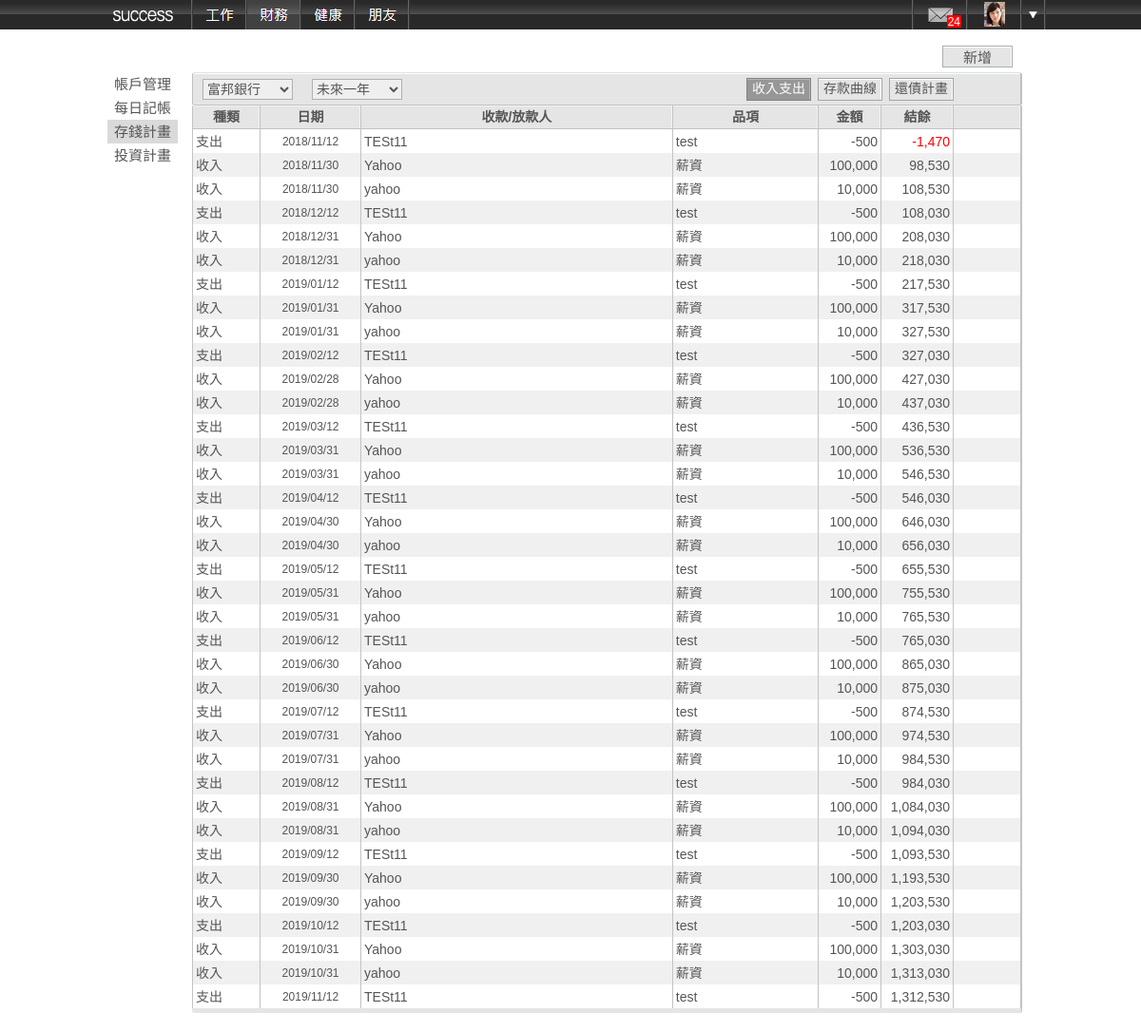
Screenshot of /code/success_project/index.php?dept=finance&ma=saving with the database file from the repository.
### tables this page shows
CREATE TABLE `savings` (
  `user_id` int(10) unsigned NOT NULL,
  `account_id` bigint(20) unsigned NOT NULL,
  `saving_id` bigint(20) unsigned NOT NULL AUTO_INCREMENT,
  `source_name` varchar(200) NOT NULL,
  `saving_type` tinyint(4) NOT NULL,
  `start_date` date NOT NULL,
  `pass_dates` text NOT NULL,
  `end_date` date NOT NULL,
  `item_name` varchar(200) NOT NULL,
  `money` float unsigned NOT NULL,
  `period` tinyint(4) NOT NULL,
  `updated` datetime NOT NULL,
  `created` datetime NOT NULL,
  PRIMARY KEY (`saving_id`),
  UNIQUE KEY `account_saving` (`account_id`,`saving_id`),
  KEY `user_account` (`user_id`,`saving_id`),
  KEY `source_name` (`source_name`),
  CONSTRAINT `savings_ibfk_1` FOREIGN KEY (`account_id`) REFERENCES `accounts` (`account_id`) ON DELETE CASCADE
);

### code/success_project/finance/saving/strategies.php (called while the page is built, shortened)
<?php
$uid = $_SESSION['userid'];
$saving_types = array('支出', '收入');
$durings = array( '未來30天', '未來60天', '未來90天', '未來一年', '未來兩年' );
$durings_units = array( 30, 60, 90, 365, 730 );
$selectedDuring = 3;
$selfFirstDate = date('Y-m-d');
$selfFirstDateInt = strtotime($selfFirstDate);
try
{
	$query_string = 'SELECT  `account_type`, `account_id`, `account_name`, `account_balance` as `balance` FROM `accounts` WHERE `user_id`=? AND `account_type`=0 ORDER BY `account_type`, `created`';
	$query = $dbh->prepare( $query_string );
	$query->execute( array( $uid ) );
	$all_accounts = $query->fetchAll( PDO::FETCH_GROUP | PDO::FETCH_ASSOC );
}
catch (PDOException $e)
{
	echo $e->getMessage();
	exit();
}
$in_accounts_flag = false;
if ( !$in_accounts_flag )
{
	foreach ( $all_accounts as $atype => $accounts )
	{
		foreach ( $accounts as $i => $account ) {
			$selected_atype = $atype;
			$selected_aid   = $account['account_id'];
			$current_balance = $account['balance'];
			break;
		}
		break;
	}
}
$accounts_names = array();
foreach ( $all_accounts as $atype => $accounts )
{
	foreach ( $accounts as $i => $account )
	{
		$accounts_names[ $account['account_id'] ] = $account['account_name'];
	}
}
$savings_list = array();
try
{
	$lastDate = date('Y-m-d', strtotime($selfFirstDate.' +'.$durings_units[ $selectedDuring ].' day'));
	$lastDateInt = strtotime($lastDate);
	$query_string = 'SELECT * FROM `savings` WHERE `user_id`=? AND `account_id`=? AND (`end_date`="0000-00-00" OR `end_date`>=?) ORDER BY `start_date`, `created` DESC';
	$query = $dbh->prepare( $query_string );
	$query->execute( array($uid, $selected_aid, $selfFirstDate) );
	$savings_list = $query->fetchAll( PDO::FETCH_ASSOC );
}
catch (PDOException $e)
{
	echo $e->getMessage();
	exit();
}
$savings_items = array();
foreach ( $savings_list as $saving )
{
	$thisSavingStartDate = $saving['start_date'];
	$thisSavingStartDateInt = strtotime($thisSavingStartDate);
	$thisSavingStartDate_d = intval(date('d', $thisSavingStartDateInt));
	$thisSavingStartDate_m_last_d = date('t', $thisSavingStartDateInt);
	$turn = 1;
	while( 1 )
	{
		if ( $saving['period'] == 0 )
		{
			$deriveSavingDateInt = strtotime($thisSavingStartDate.' +'.$turn.' week');
		}
		else if ( $saving['period'] == 1 )
		{
			$nextMonthFirstDate = calculate_month( $thisSavingStartDate, ($turn+1) );
			if ( $thisSavingStartDate_d < 28 )
			{
				$deriveSavingDateInt = strtotime( date(
					'Y-m-'.str_pad($thisSavingStartDate_d, 2, '0', STR_PAD_LEFT),
					strtotime( $nextMonthFirstDate )
				) );
			}
			else
			{
				if ( $thisSavingStartDate_d == $thisSavingStartDate_m_last_d )
				{
					$deriveSavingDateInt = strtotime( date(
						'Y-m-t',
						strtotime( $nextMonthFirstDate )
					) );
				}
			}
		}
		if ( $deriveSavingDateInt > $lastDateInt )
		{
			break;
		}
		$turn += 1;
		if ( $deriveSavingDateInt < $selfFirstDateInt )
		{
			continue;
		}
		$deriveSavingDate = date('Y-m-d', $deriveSavingDateInt);
		$savings_items[] = array(
			'sid' 	=> $saving['saving_id'],
			'aid' 	=> $saving['account_id'],
			'type'	=> $saving['saving_type'],
			'date'	=> $deriveSavingDate,
			'dateInt'	=> $deriveSavingDateInt,
			'aname'	=> $accounts_names[ $saving['account_id'] ],
			'sname' => $saving['source_name'],
			'iname'	=> $saving['item_name'],
			'money'	=> $saving['money'],
			'period'	=> $saving['period']
		);
	}
}
$datesInts = array();
foreach ( $savings_items as $key => $row )
{
    $datesInts[$key]  = $row['dateInt'];
}
if ( count( $datesInts ) > 0 )
{
	array_multisort($datesInts, SORT_ASC, $savings_items);
}
foreach ( $savings_items as $key => $item )
{
    if ( $item['type'] == 0 )
    {
    	$current_balance -= $item['money'];
    }
    else
    {
    	$current_balance += $item['money'];
    }
    $savings_items[$key]['balance'] = $current_balance;
}
?>
<?php include_once('strategies_view.php'); ?>

### code/success_project/finance/configs.php (called while the page is built, shortened)
<?php
$account_types = array( '銀行帳戶', '信用卡', '投資帳戶', '資產', '貸款' );
?>

### code/success_project/finance/saving/strategies_view.php (the view, shortened to what this page needs)
<link href="finance/css/saving.css" rel="stylesheet" />
<link href="js/datePicker/datePicker.css" rel="stylesheet" />
<div class='log-inner'>
	<form id="post_form" method="post" action="?dept=finance&ma=saving">
    <div class='log-switch' style="border-bottom-width: 0px; border-right-width: 2px;">
    	<ul class="period" style="left:0px;">
    		<li>
	        <select id="all_accounts" class="form_select" name="account">
			<?php foreach ( $all_accounts as $atype => $accounts ): ?>
				<optgroup label="<?=$account_types[$atype]?>">
				<?php foreach ( $accounts as $account ): ?>
					<option value="<?=$atype.'-'.$account['account_id']?>"  <?=( $atype == $selected_atype && $account['account_id'] == $selected_aid ) ? 'selected' : '' ?>><?=$account['account_name']?></option>
				<?php endforeach; ?>
				</optgroup>
			<?php endforeach; ?>
			</select>
	        </li>
	        <li>
			<select id="selectedDuring" class="form_select" name="selectedDuring">
			<?php foreach ( $durings as $index => $during ): ?>
				<option value="<?=$index?>" <?=($index==$selectedDuring) ? 'selected' : '' ?>><?=$during?></option>
			<?php endforeach; ?>
			</select>
	        </li>
    	</ul>
        <ul id='function_menu' class='menu' style="right: 70px;">
        	<?php foreach ( $sas[ $ma ] as $sa_link => $sa_name ): ?>
        		<li <?php if($sa_link==$sa) echo "class='current'"?>><a href="?dept=finance&ma=<?=$ma?>&sa=<?=$sa_link?>"><?=$sa_name?></a></li>
        	<?php endforeach; ?>
        </ul>
    </div>
</form>
<table id="saving_table" class="saving_table">
	<thead>
		<tr>
			<th class="thead" width="70px">種類</th>
			<th class="thead" width="105px">日期</th>
			<th class="thead">收款/放款人</th>
			<th class="thead">品項</th>
			<th class="thead" width="65px">金額</th>
			<th class="thead" width="75px">結餘</th>
			<th class="thead" width="70px"></th>
		</tr>
	</thead>
	<tbody id="saving_tableblcok" class="twoColorRow">
<?php
$odd = 1;
foreach ( $savings_items as $saving_item ){
		$odd++;
?>
		<tr id="<?=$saving_item['sid'].'_'.$saving_item['dateInt']?>"<?=($odd&1)?' class="grayLine"':""?> data-json = '<?=json_encode($saving_item)?>'>
			<td><?=$saving_types[ $saving_item['type'] ]?></td>
			<td style="font-size:12px; text-align:center; padding:0px;" ><?= str_replace('-', '/', $saving_item['date'])?></td>
			<td><?=$saving_item['sname']?></td>
			<td><?=$saving_item['iname']?></td>
			<td style="text-align:right;" class="saving_money"><?=($saving_item['type']==0)?'-':''?><?=number_format($saving_item['money'])?></td>
			<td style="text-align:right;" class="<?=($saving_item['balance']<0)?"negative":""?>"><?=number_format($saving_item['balance'])?></td>
			<td class="operation">
			</td>
		</tr>
<?php
}
?>
	</tbody>
</table>
<div class="data_table_tail center"></div>
</div>
<link href="js/datePicker/datePicker.css" rel="stylesheet" />

### rows the page displays
savings: saving_type "支出", date "2018/11/12", source_name "TESt11", item_name "test", money "500", balance "-1,470", date "2018/12/12", balance "108,030", date "2019/01/12", balance "217,530", date "2019/02/12", balance "327,030", date "2019/03/12", balance "436,530", date "2019/04/12", balance "546,030", date "2019/05/12", balance "655,530", date "2019/06/12", balance "765,030", date "2019/07/12", balance "874,530", date "2019/08/12", balance "984,030", date "2019/09/12", balance "1,093,530", date "2019/10/12", balance "1,203,030", date "2019/11/12", balance "1,312,530"
savings: saving_type "收入", date "2018/11/30", source_name "Yahoo", item_name "薪資", money "100,000", balance "98,530", date "2018/12/31", balance "208,030", date "2019/01/31", balance "317,530", date "2019/02/28", balance "427,030", date "2019/03/31", balance "536,530", date "2019/04/30", balance "646,030", date "2019/05/31", balance "755,530", date "2019/06/30", balance "865,030", date "2019/07/31", balance "974,530", date "2019/08/31", balance "1,084,030", date "2019/09/30", balance "1,193,530", date "2019/10/31", balance "1,303,030"
savings: saving_type "收入", date "2018/11/30", source_name "yahoo", item_name "薪資", money "10,000", balance "108,530", date "2018/12/31", balance "218,030", date "2019/01/31", balance "327,530", date "2019/02/28", balance "437,030", date "2019/03/31", balance "546,530", date "2019/04/30", balance "656,030", date "2019/05/31", balance "765,530", date "2019/06/30", balance "875,030", date "2019/07/31", balance "984,530", date "2019/08/31", balance "1,094,030", date "2019/09/30", balance "1,203,530", date "2019/10/31", balance "1,313,030"

### other values shown
$action_name "帳戶管理"
$action_name "每日記帳"
$action_name "存錢計畫"
$action_name "投資計畫"
$sa_name "收入支出"
$sa_name "存款曲線"
$sa_name "還債計畫"
form field account "富邦銀行"
form field selectedDuring "未來一年"
